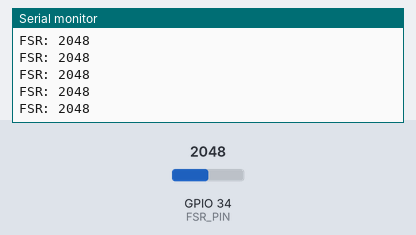
Recording of a sketch running on a simulated ESP32. On the bench: the last lines printed to the serial monitor. Inputs (shaded band) come from the test bench; at power-on: GPIO 34 (FSR_PIN) = 2048.

Above: at 2.2 s.
2.3 s: GPIO 34 (FSR_PIN) set to 2866
At 2.56 s:
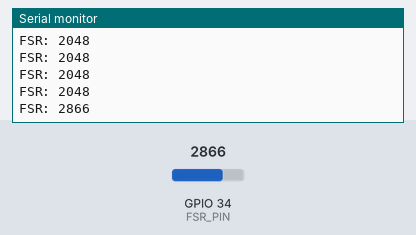
3.8 s: GPIO 34 (FSR_PIN) set to 3603
At 3.96 s:
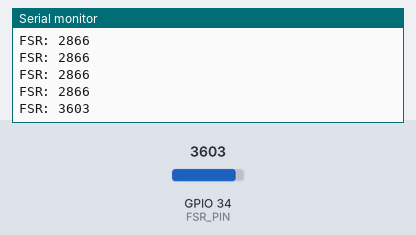
Timing chart, 0 to 6.8 s (numbered marks = the images above; inputs shaded):
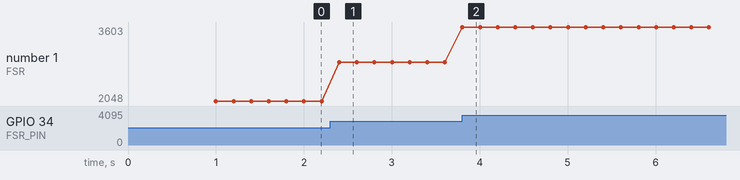

Measured:
- after the input at 2.3 s, the serial monitor: prints a new line after 0.10 s (image 1)
- after the input at 3.8 s, the serial monitor: prints a new line at once (image 2)
- plotted number 1: 2048 → 2866 after the input at 2.3 s, 2866 → 3603 after the input at 3.8 s

The sketch:

Week2FSRTest.ino
```cpp
/*
 * Week 2 – FSR Test
 * Reads the force sensor on GPIO 34 (voltage divider with 10k resistor)
 * Expected: ~0 when untouched, rising up to ~4095 when pressed
 */

#define FSR_PIN 34

void setup() {
  Serial.begin(115200);
  delay(1000);
  Serial.println("ASD Sensory Device – FSR Test");
}

void loop() {
  int val = analogRead(FSR_PIN);
  Serial.print("FSR: ");
  Serial.println(val);
  delay(200);
}
```
